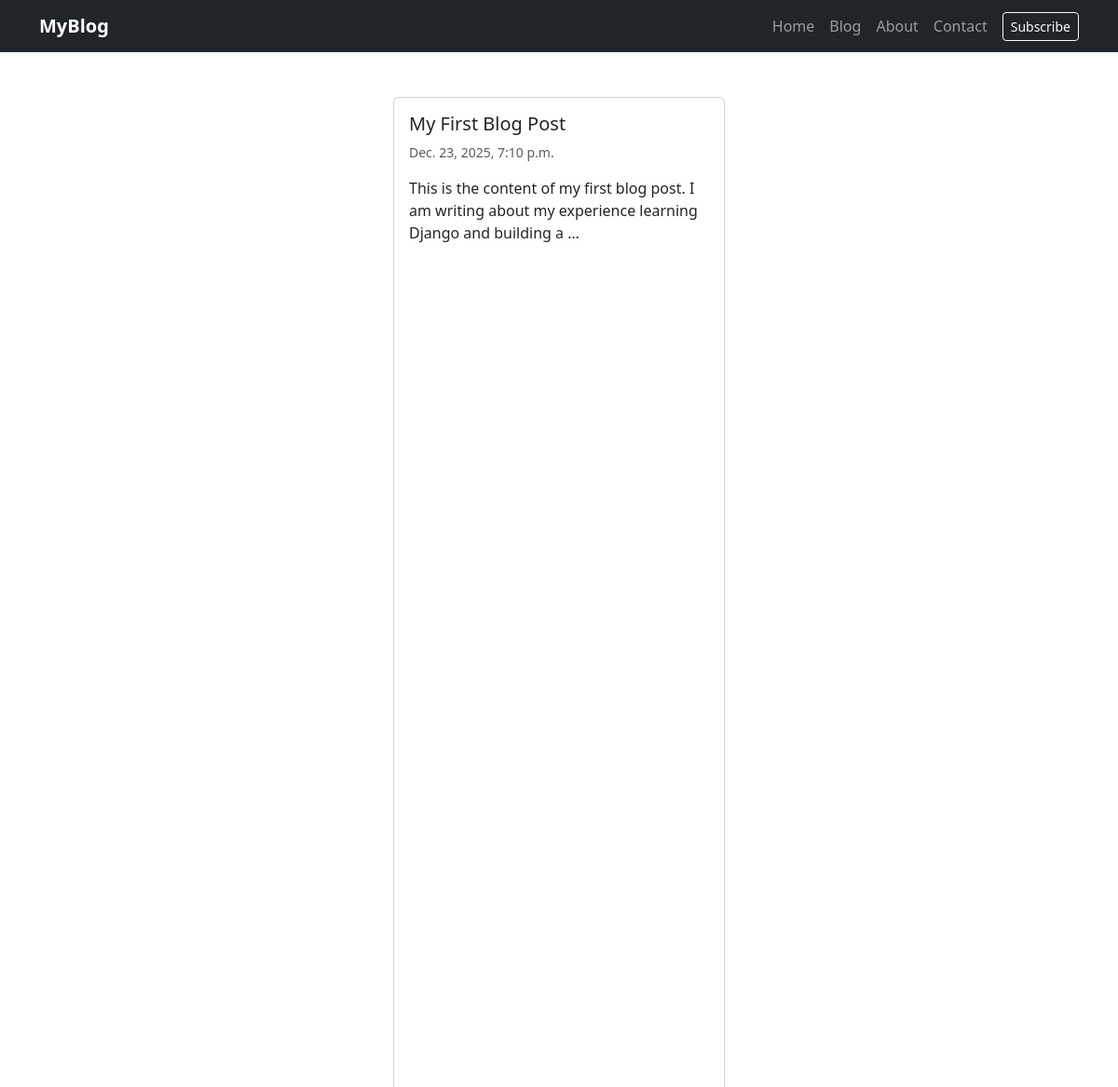
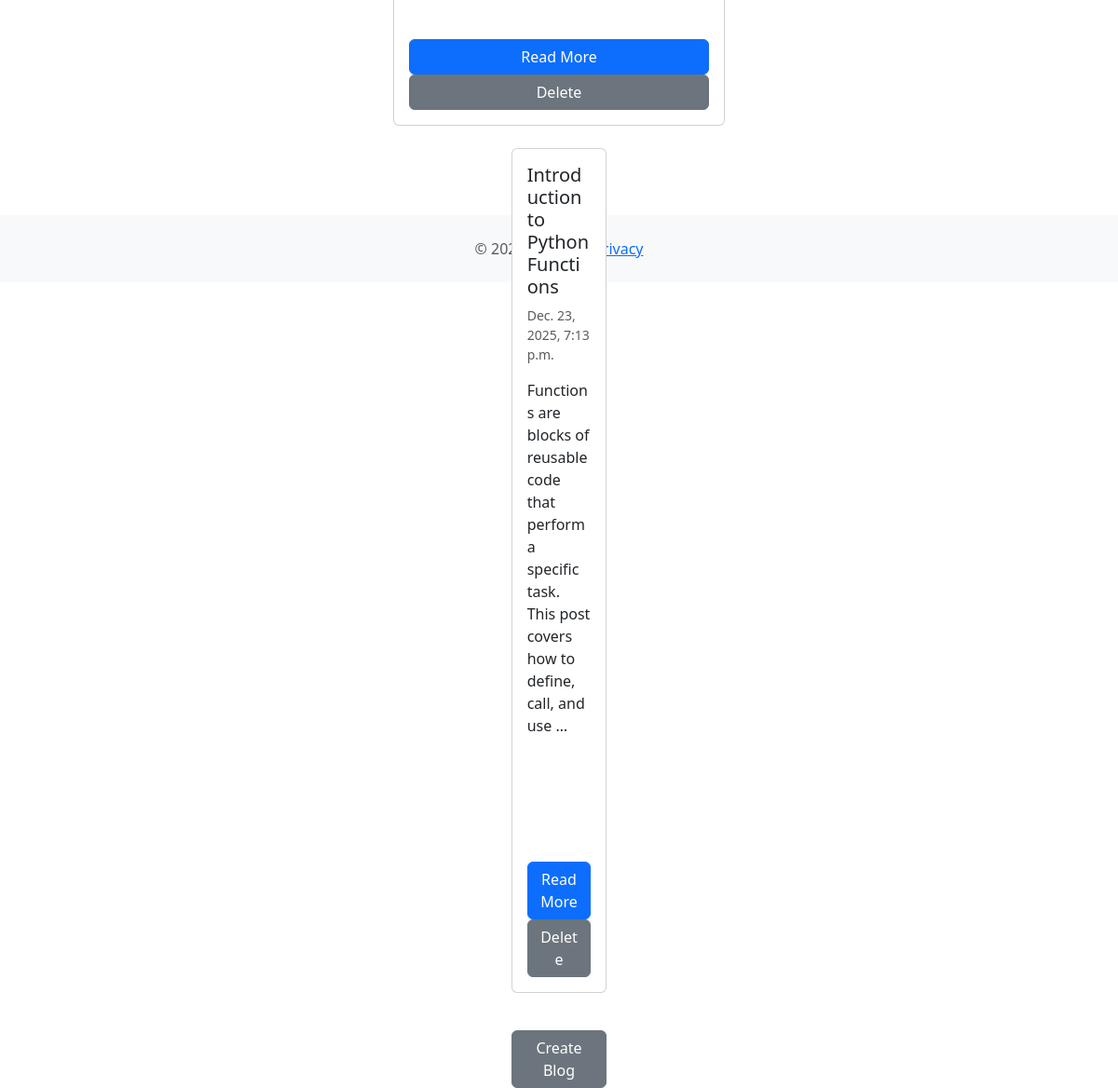
Before: /Post with the older database file (2 pictures, top to bottom).
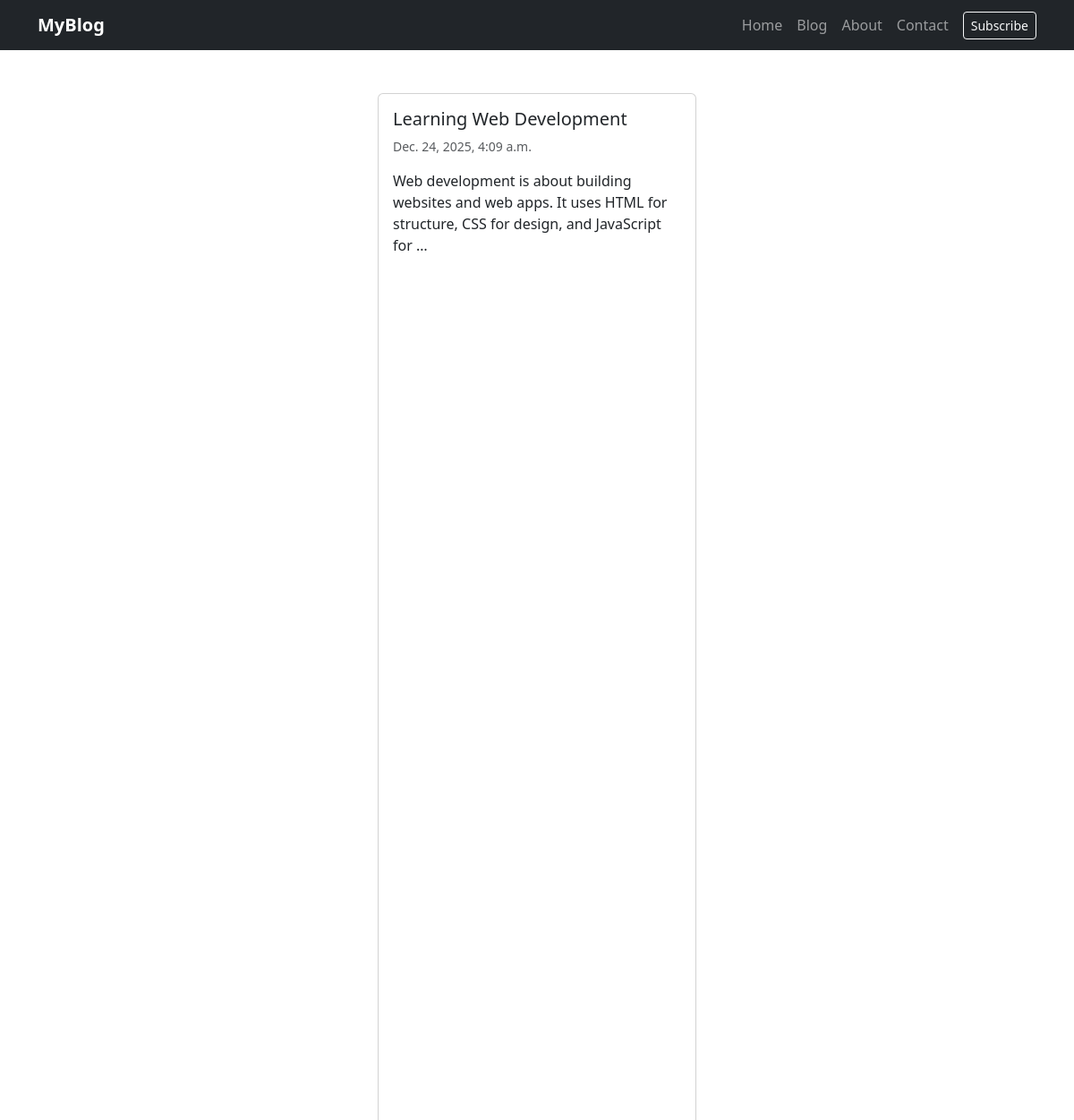
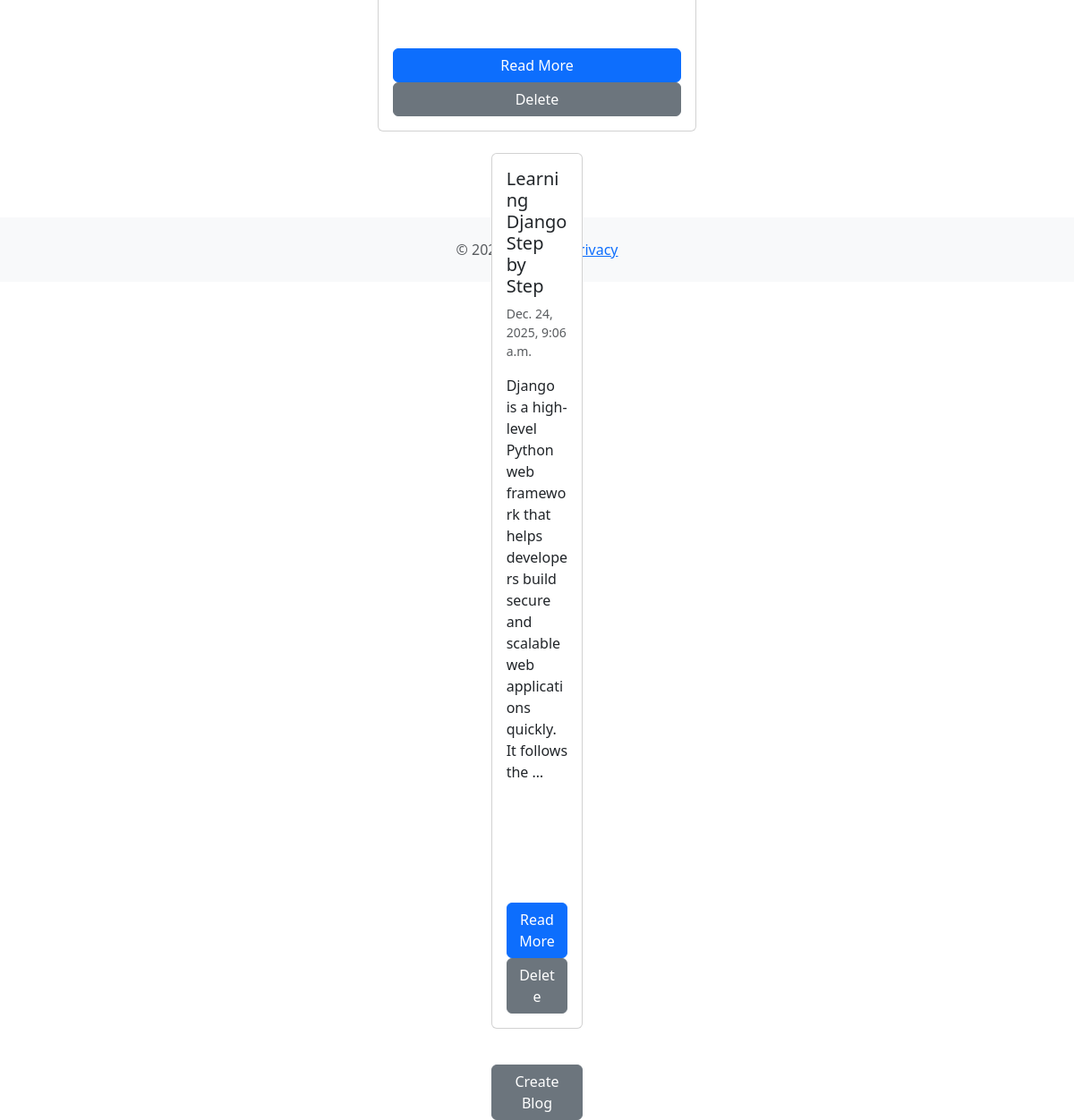
After: the same page with the newer database file (2 pictures, top to bottom).
### blog/models.py (models this page shows, shortened)
class Post(models.Model):
    title = models.CharField(max_length=200)
    content = models.TextField()
    auther = models.CharField(max_length=100)
    created_at = models.DateTimeField(auto_now_add=True)
    updated_at = models.DateTimeField(auto_now=True)

### blog/views.py (the view)
# urls.py: path('Post', views.post_list, name='post_list'),
def post_list(request):
    posts = Post.objects.all()
    return render(request, 'post_list.html', {'posts': posts})

### blog/templates/post_list.html (shortened to what this page needs)
{% extends 'base.html'%}
{% block content %}
    <section id="posts" class="py-5">
        <div class="container">
            {% for post in posts %}
            <div class="row justify-content-center">
                <div class="col-md-6 col-lg-4">
                    <div class="card h-100">
                        <div class="card-body d-flex flex-column">
                            <h5 class="card-title"><a href="{% url 'post_detail' post.pk %}">{{ post.title }}</a></h5>
                            <p class="text-muted small">{{ post.author }}{{ post.created_at }}</p>
                            <p class="card-text flex-grow-1">{{ post.content|truncatewords:20 }}</p>
                                <a href="{% url 'post_detail' post.pk %}" class="btn btn-primary ">Read More</a>
                                <a href="{% url 'delete_post' post.pk %}" class="btn btn-secondary">Delete</a>
                </div>
            </div>
            <br/>
            {% empty %}
                <p>No posts available.</p>
            {% endfor %}
            <div class="d-flex justify-content-center my-3">
                <a href="{% url 'create_post' %}" class="btn btn-secondary center-block">
                Create Blog
                </a>
            </div>
        </div>
    </section>
{% endblock %}

### blog/templates/base.html (shortened to what this page needs)
     {% include 'navbar.html'%}
<!doctype html>
<html lang="en">
<head>
  <link href="https://cdn.jsdelivr.net/npm/bootstrap@5.3.2/dist/css/bootstrap.min.css" rel="stylesheet">
</head>
<body>
{% block content %}
{% endblock %}
<footer class="bg-light py-4 mt-5">
  <div class="container text-center text-muted">
    © <span id="yr"></span> MyBlog · <a href="#">Privacy</a>
  </div>
</footer>
</body>
</html>

### blog/templates/navbar.html (shortened to what this page needs)
<nav class="navbar navbar-expand-sm navbar-dark bg-dark">
    <div class="container">
        <a class="navbar-brand fw-bold" href="{% url 'home' %}">MyBlog</a>
        <div class="collapse navbar-collapse" id="nb">
            <ul class="navbar-nav ms-auto mb-2 mb-sm-0">
                <li class="nav-item"><a class="nav-link" href="{% url 'home' %}">Home</a></li>
                <li class="nav-item"><a class="nav-link" href="{% url 'post_list' %}">Blog</a></li>
                <li class="nav-item"><a class="nav-link" href="#">About</a></li>
                <li class="nav-item"><a class="nav-link" href="#">Contact</a></li>
            </ul>
            <a href="#subscribe" class="btn btn-sm btn-outline-light ms-2">Subscribe</a>
        </div>
    </div>
</nav>

### blog/templates/base.html (style rules this page uses)
.card-title a { text-decoration:none;color:#212529 }

Changed rows visible on the page:
removed Post: title "My First Blog Post", created_at "Dec. 23, 2025, 7:10 p.m.", content "This is the content of my first blog post. I am writing about my experience learning Django and building a …"
removed Post: title "Introduction to Python Functions", created_at "Dec. 23, 2025, 7:13 p.m.", content "Functions are blocks of reusable code that perform a specific task. This post covers how to define, call, and use …"
added Post: title "Learning Web Development", created_at "Dec. 24, 2025, 4:09 a.m.", content "Web development is about building websites and web apps. It uses HTML for structure, CSS for design, and JavaScript for …"
added Post: title "Learning Django Step by Step", created_at "Dec. 24, 2025, 9:06 a.m.", content "Django is a high-level Python web framework that helps developers build secure and scalable web applications quickly. It follows the …"
